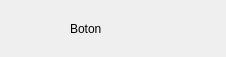
<?xml version="1.0" encoding="UTF-8"?>
<ui version="4.0">
 <class>Boton</class>
 <widget class="QWidget" name="Boton">
  <property name="geometry">
   <rect>
    <x>0</x>
    <y>0</y>
    <width>226</width>
    <height>57</height>
   </rect>
  </property>
  <property name="windowTitle">
   <string>Form</string>
  </property>
  <widget class="QLabel" name="lTexto">
   <property name="geometry">
    <rect>
     <x>70</x>
     <y>20</y>
     <width>67</width>
     <height>17</height>
    </rect>
   </property>
   <property name="text">
    <string>Boton</string>
   </property>
  </widget>
 </widget>
 <resources/>
 <connections/>
</ui>
